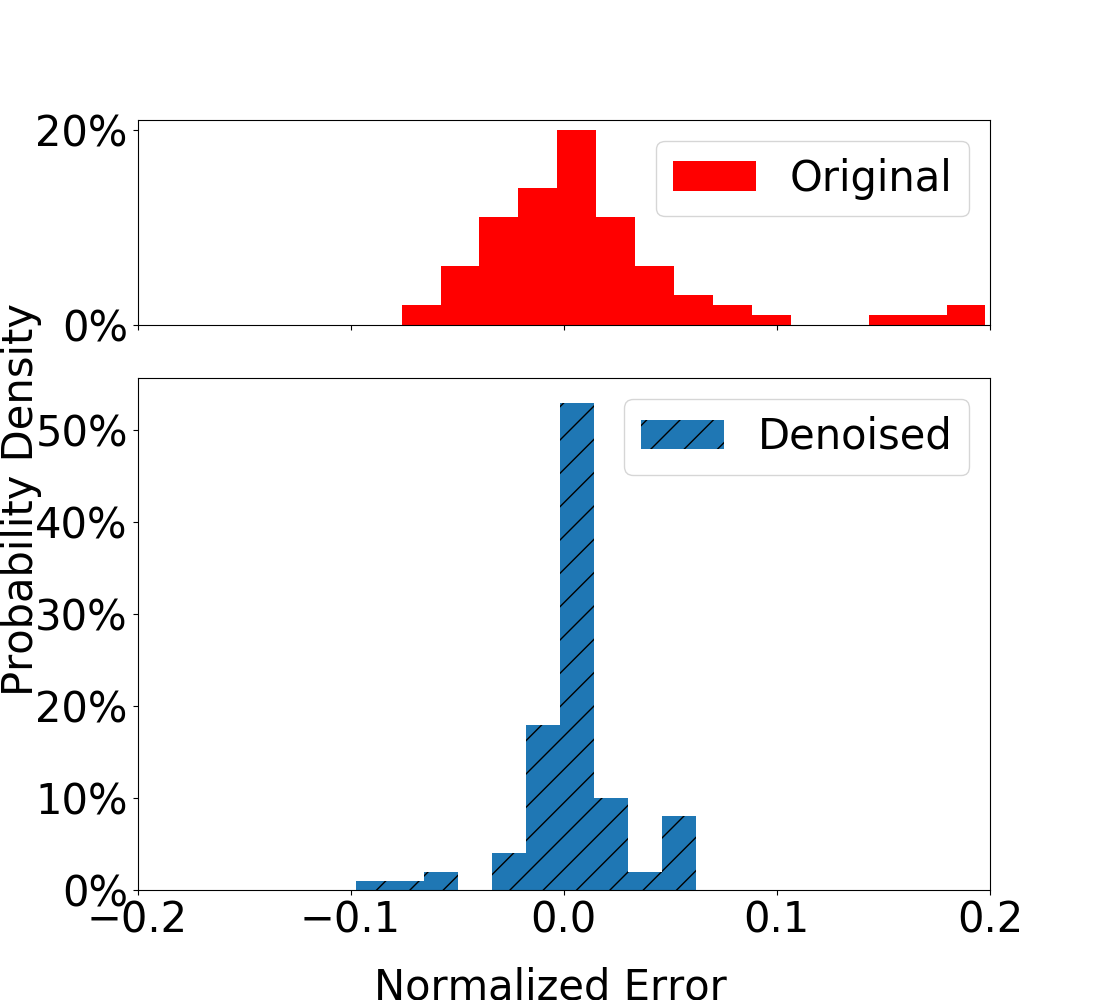

Write Python code to recreate this figure.
import matplotlib.pyplot as plt
import numpy as np
import matplotlib
from matplotlib import gridspec


# example data

data = np.array([30.43, 31.1, 31.18, 29.88, 33.01, 31.34, 32.03, 31.73, 30.9, 30.74, 31.78, 28.76, 33.15, 30.61, 31.3, 31.54, 31.81, 32.26, 30.54, 32.45, 29.46, 30.95, 33.97, 30.5, 31.52, 32.38, 31.12, 29.84, 32.88, 30.86, 33.01, 30.45, 31.93, 31.68, 31.7, 29.81, 30.64, 33.35, 29.36, 32.09, 34.85, 37.36, 39.47, 41.52, 39.2, 39.95, 43.51, 40.39, 41.29, 43.38, 39.33, 41.76, 32.04, 33.21, 31.32, 34.17, 32.96, 37.14, 41.3, 38.63, 32.64, 44.05, 38.79, 41.88, 42.2, 36.38, 37.57, 42.01, 40.02, 30.8, 39.33, 30.72, 30.74, 32.36, 31.88, 32.29, 31.48, 31.77, 31.39, 32.05, 30.3, 31.57, 30.53, 31.26, 30.57, 31.22, 30.48, 30.59, 31.57, 31.15, 31.54, 31.6, 29.78, 31.06, 29.96, 32.23, 30.2, 30.42, 31.75])


mean = np.mean(data)



data1 = (data - mean) / mean
# print(data1)

data2 = data1 + 0.065
plt.rcParams.update({'font.size': 30})

fig, (ax, ax2) = plt.subplots(2, 1, sharex=True, figsize=(11, 10),
                              gridspec_kw={'height_ratios': [2, 5]})

plt.subplots_adjust(hspace=0.15)




ax.hist(data2,facecolor="red",bins = 25,label='Original')
ax.legend()
vals = ax.get_yticks()
ax.set_yticklabels(['{:,.0%}'.format(x/100) for x in vals])

plt.xlim(-0.2,0.20)




# ax.set_xlabel("Original Data")





for x in range(5, 99):
    data1[x] = (data1[x] + data1[x - 1] + data1[x - 2]) / 5 + 0.01
    if data1[x] >= 0.055:
        data1[x] = data1[x] - 0.09

data1 = data1 + 0.01


ax2.hist(data1, bins = 10,label='Denoised',hatch = '/')


ax2.legend()
vals = ax2.get_yticks()
ax2.set_yticklabels(['{:,.0%}'.format(x/100) for x in vals])


# ax2.set_xlabel("Denoising Data")

# plt.xlabel("Normalized error")
# plt.ylabel("Probability density")


fig.text(0.5, 0, 'Normalized Error', ha='center',fontsize=30 )
fig.text(0, 0.5, 'Probability Density', va='center', rotation='vertical',fontsize=30)





plt.show()
plt.savefig('denoisegraph.png')
plt.savefig('denoisegraph.eps',format='eps')